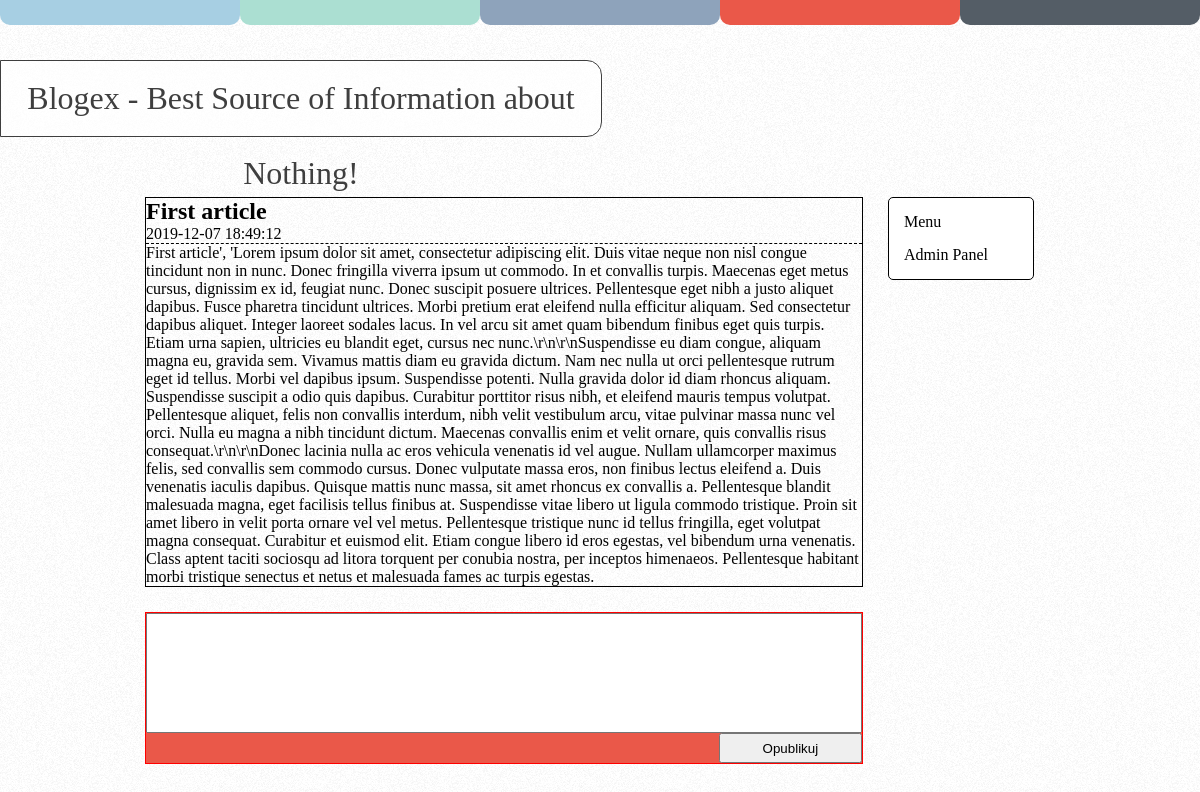
/articles/?id=2, run on the app's committed database.
### tables this page shows
CREATE TABLE articles
(
    ID         int NOT NULL AUTO_INCREMENT,
    Title      varchar(255) CHARACTER SET 'utf8',
    Content    varchar(65534) CHARACTER SET 'utf8',
    Date       datetime DEFAULT CURRENT_TIMESTAMP,
    UserID     int,
    CategoryID int,

    PRIMARY KEY (ID)
);

### nyxie/classes/view.php (called while the page is built, shortened)
<?php
class View
{
	public $view_vars = array();
	function assign($name, $value)
	{
	    $this->view_vars = array_merge($this->view_vars, [$name => $value]);
	}
	function display($file)
	{
		extract($this->view_vars);
		include(VIEWSPATH . $file);
	}
}

### nyxie/apps/controllers/articlecontroller.php (called while the page is built, shortened)
<?php
class ArticleController extends Nyxie{
	function index(){
		$view = new View();
		$articledID = $_GET['id'];
		$article_model = new ArticleModel();
		$article = $article_model->get_article($articledID);
		$view->assign("id",$article['Title']);
        $menu_links = [
            array("label" => "Main", "href" => ""),
            array("label" => "Admin Panel", "href" => "/adminpanel"),
            array("label" => "Categories", "href" => ""),
            array("label" => "About", "href" => ""),
            array("label" => "Contact", "href" => ""),
        ];
		$post_model = new PostModel();
        $posts = $post_model->getAll($articledID);
        $permission = $post_model->display_post_field($articledID);
        $view->assign("menu_links", $menu_links);
		$view->assign("article",$article);
		$view->assign("posts",$posts);
		$view->assign("permission",$permission[0]["blocked"]);
        $view->display("blog/article.php");
	}
}
?>

### nyxie/nyxie.php (called while the page is built, shortened)
<?php
class Nyxie
{
    private $registered_controllers = [];
    private $default_endpoint_name = null;
    private $default_method = "index";
    function start()
    {
        $endpoint_name = null;
        $method_name = null;
        $request_url = ltrim($_SERVER["REQUEST_URI"], "/");
        $get_params_start = strpos($request_url, "?");
        if ($get_params_start)
        {
            $request_url = substr($request_url, 0, strpos($request_url, "?"));
        }
        $path_info = !strlen($request_url) ? [] : explode("/", $request_url);
        switch (count($path_info)) {
            case 2:
                $endpoint_name = $path_info[0];
                $method_name = $path_info[1];
                break;
        }
        $controller_class_name = $this->resolve_endpoint($endpoint_name);
        if (count($_GET)) {
            $method_name .= "_get";
        } elseif (count($_POST)) {
            $method_name .= "_post";
        }
        if (!method_exists($controller_class_name, $method_name)) {
            $method_name = $this->default_method;
        }
        try {
            $controller = new $controller_class_name();
            $controller->$method_name();
        } catch (Exception $e) {
            throw new RuntimeException("Running controller method failed");
        }
        return true;
    }
    private function resolve_endpoint($endpoint_name)
    {
        if (array_key_exists($endpoint_name, $this->registered_controllers)) {
            return $this->registered_controllers[$endpoint_name];
        } else {
            return $this->registered_controllers[$this->default_endpoint_name];
        }
    }
    public function register_controller($endpoint_name, $controller_name, $is_default = false)
    {
        if ($is_default && $this->default_endpoint_name) {
            throw new Exception("There can exists only one default controller. Current: " . $this->resolve_endpoint($this->default_endpoint_name) . "New: " . $controller_name);
        } elseif ($is_default) {
            $this->default_endpoint_name = $endpoint_name;
        }
        $this->registered_controllers[$endpoint_name] = $controller_name;
    }
    static function __autoload($class_name)
    {
        $class_name = strtolower($class_name);
    }
}

### index.php (called while the page is built, shortened)
<?php
require_once(NYXIEPATH . 'nyxie.php');
$nyxie = new Nyxie;
$nyxie->register_controller("blog", "BlogController", true);
$nyxie->register_controller("adminpanel", "AdminPanelController");
$nyxie->register_controller("auth", "AuthController");
$nyxie->register_controller("articles", "ArticleController");
$nyxie->protect_controller("adminpanel");
$nyxie->start();

### nyxie/apps/models/articlemodel.php (called while the page is built, shortened)
<?php
class ArticleModel
{
    public function __construct()
    {
        $this->db = new Database();
    }
	public function get_article($id){
		return $this->db->query("select * from articles where ID = \"" . trim($id) . "\"")[0];
	}
}
?>

### nyxie/classes/db_interfaces/mysql.php (called while the page is built, shortened)
<?php
class MySQL implements IDatabase
{
    protected $connection;
    public function connect($host, $user, $pass, $db_name)
    {
        $this->connection = new mysqli($host, $user, $pass, $db_name);
        $this->connection->autocommit(true);
    }
    function query($query)
    {
        $query_result = $this->connection->query($query);
        $return_result = null;
        if (is_bool($query_result)) {
            $return_result = $query_result;
        } else {
            $return_result = $query_result->fetch_all(MYSQLI_ASSOC);
        }
        return $return_result;
    }
}

### nyxie/classes/database.php (called while the page is built, shortened)
<?php
class Database
{
    private static $database_instance;
    static function set_type($interface)
    {
        Database::$database_instance = new $interface();
        Database::$database_instance->connect("localhost", "root", "", "blogex");
    }
    public function __call($name, $arguments)
    {
        return call_user_func_array([Database::$database_instance, $name], $arguments);
    }
}

### nyxie/apps/models/postmodel.php (called while the page is built, shortened)
<?php
class PostModel
{
    public function __construct()
    {
        $this->db = new Database();
    }
	public function display_post_field($articleID){
		return $this->db->query("select blocked from users u inner join articles a
		on u.id = a.userId where a.id = " . $articleID) ;
	}
}
?>

### nyxie/apps/views/blog/article.php (the view, shortened to what this page needs)
<html lang="en">
<head>
	 <link rel="stylesheet" href="/nyxie/apps/views/blog/styles/article.css">
</head>
<body>
<div id="color-blocks">
    <div id="color-block-1" class="color-block"></div>
    <div id="color-block-2" class="color-block"></div>
    <div id="color-block-3" class="color-block"></div>
    <div id="color-block-4" class="color-block"></div>
    <div id="color-block-5" class="color-block"></div>
</div>
<div id="header">
    Blogex - Best Source of Information about Nothing!
</div>
<div id="main-container">
    <div id="content">
	<div id="article-content">
                <?php echo '
                <div class="article">
                    <div class="article-title">' . $article["Title"] . '</div>
                        <div class="article-description">
                            <div class="article-date">' . $article["Date"] . '</div>
                        </div>
                    <div class="article-brief">' . $article["Content"] . '</div>
                </div>
                ';?>
	</div>
	<div id ="write-comment-container">
		<?php if(isset($permission) && $permission == 0){
		echo '	<form action="posts" method="POST">
	<textarea name="content"></textarea>
	<input type="hidden" name="id" value="'. $article["ID"] .'"/>
	<input type="submit" id="post-comment" value="Opublikuj"/>
	</form>';
	} else{
		echo 'Zablokowano mozliwosc dodawania komentarzy';
	}?>
	</div>
    </div>
    <div id="menu">
        <ul id="menu-list">
            <li><a href="/">Menu</a></li>
            <li><a href="/adminpanel">Admin Panel</a></li>
        </ul>
    </div>
</div>
</body>
</html>

### nyxie/apps/views/blog/styles/article.css (style rules this page uses)
#write-comment-container { margin: 25px; height:150px; background-color:#EA5849; border: 1px solid red; }
textarea { width:100%; height:80%; resize:none; font-size:19px; }
#post-comment { width : 20%; height: 20%; cursor:pointer; margin-left :80%; }
* { margin: 0; padding: 0; }
body { background-image: url("/nyxie/apps/views/blog/assets/images/background.png"); }
#color-blocks { width: 100%; height: 25px; }
.color-block { float: left; width: 20%; height: inherit; border-bottom-left-radius: 10px; border-bottom-right-radius: 10px; }
#color-block-1 { background-color: #A7CFE3; }
#color-block-2 { background-color: #ABDFD2; }
#color-block-3 { background-color: #8EA3BB; }
#color-block-4 { background-color: #EA5849; }
#color-block-5 { background-color: #545D66; }
#header { width: 50%; height: 75px; line-height: 75px; font-size: 2rem; margin-top: 35px; margin-bottom: 35px; border-top-right-radius: 15px; border-bottom-right-radius: 15px; border: 1px #000000 solid; background-color: #FFFFFF; opacity: 75%; text-align: center; vertical-align: middle; }
#main-container { width: 80%; height: 500px; margin: auto; }
#content { width: 80%; float: left; }
#menu { width: 15%; background-color: #FFFFFF; border: 1px #000000 solid; border-radius: 5px; float: left; margin-top: 25px; }
#menu-list { list-style-type: none; }
#menu-list li { margin: 15px; }
#menu-list a { color: black; text-decoration: none; }
#article-content { margin: 25px; }
.article { border: 1px black solid; margin-bottom: 10px; }
.article-title { font-size: 1.5rem; font-weight: bold; }
.article-description { border-bottom: 1px #000000 dashed; }

### data on the page
articles: Title "First article", Date "2019-12-07 18:49:12", Content "First article', 'Lorem ipsum dolor sit amet, consectetur adipiscing elit. Duis vitae neque non nisl congue tincidunt non in nunc. Donec fringilla viverra ipsum ut commodo. In et convallis turpis. Maecenas eget metus cursus, dignissim ex id, feugiat nunc. Donec suscipit posuere ultrices. Pellentesque eget nibh a justo aliquet dapibus. Fusce pharetra tincidunt ultrices. Morbi pretium erat eleifend nulla efficitur aliquam. Sed consectetur dapibus aliquet. Integer laoreet sodales lacus. In vel arcu sit amet quam bibendum finibus eget quis turpis. Etiam urna sapien, ultricies eu blandit eget, cursus nec nunc.\\r\\n\\r\\nSuspendisse eu diam congue, aliquam magna eu, gravida sem. Vivamus mattis diam…"
